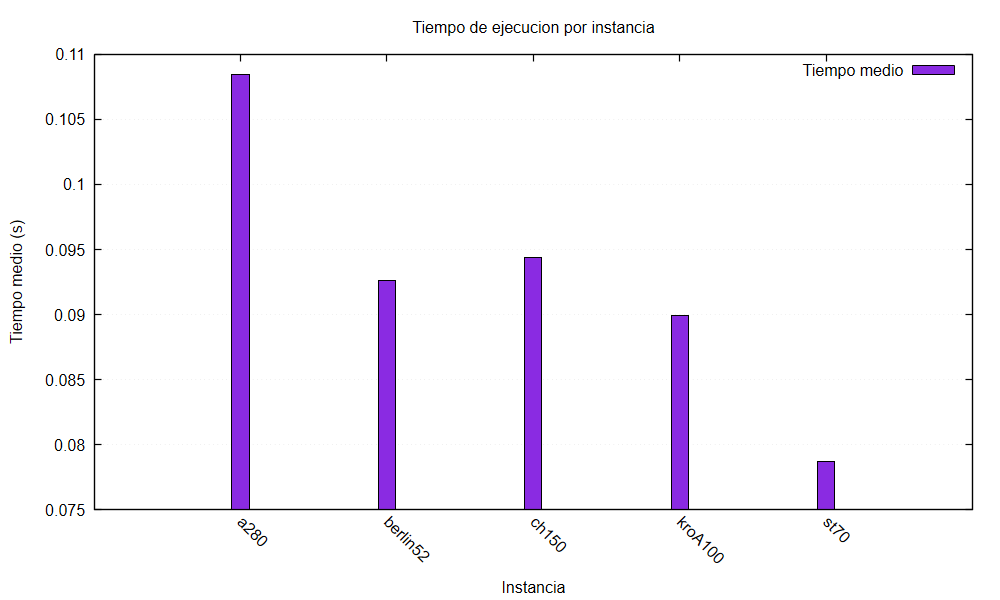

Reproduce this figure in gnuplot.
set terminal pngcairo size 1000,600 enhanced font "Arial,12"
set output 'grafica_tiempos_barras.png'

set datafile commentschars "#"

set title 'Tiempo de ejecucion por instancia'
set xlabel 'Instancia'
set ylabel 'Tiempo medio (s)'

set grid ytics lc rgb "#d9d9d9" lw 1
set border lw 1.2

set style data histograms
set style fill solid 1.0 border rgb "black"
set boxwidth 0.35

set xtics rotate by -45
set key top right

plot 'tiempos_insercion.dat' using 3:xtic(1) title 'Tiempo medio' lc rgb "#8a2be2"
